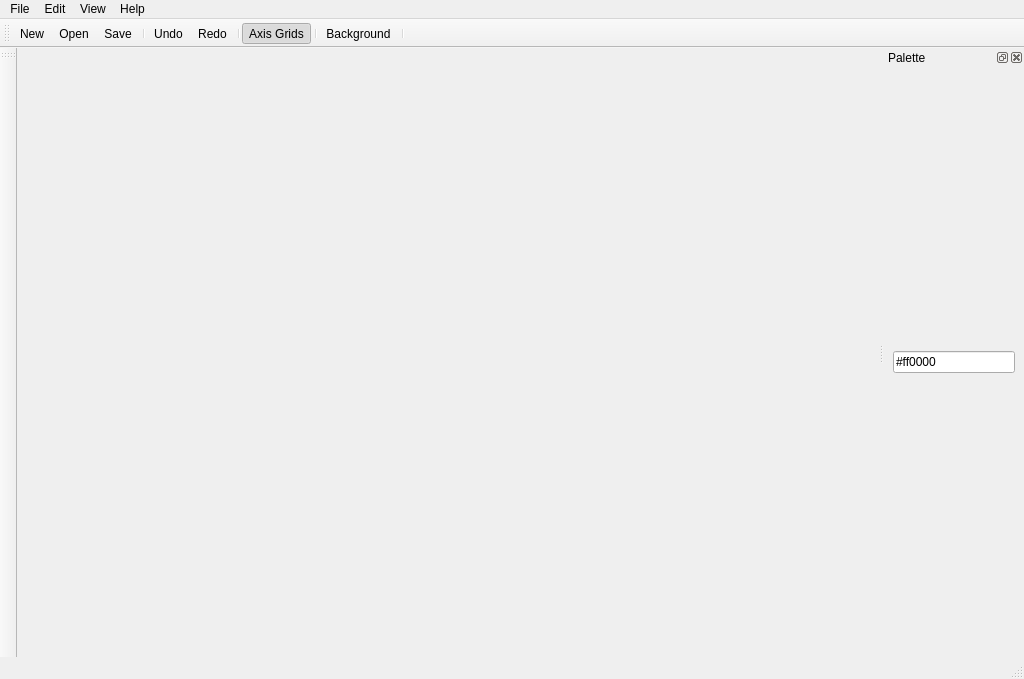
<?xml version="1.0" encoding="UTF-8"?>
<ui version="4.0">
 <class>MainWindow</class>
 <widget class="QMainWindow" name="MainWindow">
  <property name="geometry">
   <rect>
    <x>0</x>
    <y>0</y>
    <width>1024</width>
    <height>679</height>
   </rect>
  </property>
  <property name="windowTitle">
   <string>VoxelGem</string>
  </property>
  <property name="windowIcon">
   <iconset resource="resources.qrc">
    <normaloff>:/images/gfx/icons/block.svg</normaloff>:/images/gfx/icons/block.svg</iconset>
  </property>
  <widget class="QWidget" name="centralwidget">
   <layout class="QGridLayout" name="gridLayout">
    <property name="leftMargin">
     <number>0</number>
    </property>
    <property name="topMargin">
     <number>0</number>
    </property>
    <property name="rightMargin">
     <number>0</number>
    </property>
    <property name="bottomMargin">
     <number>0</number>
    </property>
    <item row="0" column="0">
     <widget class="QWidget" name="glparent" native="true">
      <property name="focusPolicy">
       <enum>Qt::ClickFocus</enum>
      </property>
      <layout class="QGridLayout" name="gridLayout_2">
       <property name="leftMargin">
        <number>0</number>
       </property>
       <property name="topMargin">
        <number>0</number>
       </property>
       <property name="rightMargin">
        <number>0</number>
       </property>
       <property name="bottomMargin">
        <number>0</number>
       </property>
      </layout>
     </widget>
    </item>
   </layout>
  </widget>
  <widget class="QMenuBar" name="menubar">
   <property name="geometry">
    <rect>
     <x>0</x>
     <y>0</y>
     <width>1024</width>
     <height>25</height>
    </rect>
   </property>
   <widget class="QMenu" name="menu_file">
    <property name="focusPolicy">
     <enum>Qt::ClickFocus</enum>
    </property>
    <property name="title">
     <string>File</string>
    </property>
    <addaction name="action_new"/>
    <addaction name="action_open"/>
    <addaction name="separator"/>
    <addaction name="action_save"/>
    <addaction name="action_saveas"/>
    <addaction name="separator"/>
    <addaction name="action_export_troxel"/>
    <addaction name="action_export_image"/>
    <addaction name="separator"/>
    <addaction name="action_exit"/>
   </widget>
   <widget class="QMenu" name="menu_help">
    <property name="focusPolicy">
     <enum>Qt::ClickFocus</enum>
    </property>
    <property name="title">
     <string>Help</string>
    </property>
    <addaction name="action_about"/>
   </widget>
   <widget class="QMenu" name="menuView">
    <property name="focusPolicy">
     <enum>Qt::ClickFocus</enum>
    </property>
    <property name="title">
     <string>View</string>
    </property>
    <addaction name="action_axis_grids"/>
    <addaction name="separator"/>
    <addaction name="action_zoom_in"/>
    <addaction name="action_zoom_out"/>
   </widget>
   <widget class="QMenu" name="menuEdit">
    <property name="focusPolicy">
     <enum>Qt::ClickFocus</enum>
    </property>
    <property name="title">
     <string>Edit</string>
    </property>
    <addaction name="action_undo"/>
    <addaction name="action_redo"/>
    <addaction name="separator"/>
    <addaction name="action_rotate_x"/>
    <addaction name="action_rotate_y"/>
    <addaction name="action_rotate_z"/>
    <addaction name="separator"/>
    <addaction name="action_mirror_x"/>
    <addaction name="action_mirror_y"/>
    <addaction name="action_mirror_z"/>
   </widget>
   <addaction name="menu_file"/>
   <addaction name="menuEdit"/>
   <addaction name="menuView"/>
   <addaction name="menu_help"/>
  </widget>
  <widget class="QStatusBar" name="statusbar"/>
  <widget class="QToolBar" name="toolbar">
   <property name="focusPolicy">
    <enum>Qt::ClickFocus</enum>
   </property>
   <property name="windowTitle">
    <string>toolBar</string>
   </property>
   <attribute name="toolBarArea">
    <enum>TopToolBarArea</enum>
   </attribute>
   <attribute name="toolBarBreak">
    <bool>false</bool>
   </attribute>
   <addaction name="action_new"/>
   <addaction name="action_open"/>
   <addaction name="action_save"/>
   <addaction name="separator"/>
   <addaction name="action_undo"/>
   <addaction name="action_redo"/>
   <addaction name="separator"/>
   <addaction name="action_axis_grids"/>
   <addaction name="separator"/>
   <addaction name="action_background"/>
   <addaction name="separator"/>
  </widget>
  <widget class="QToolBar" name="toolbar_drawing">
   <property name="windowTitle">
    <string>toolBar</string>
   </property>
   <attribute name="toolBarArea">
    <enum>LeftToolBarArea</enum>
   </attribute>
   <attribute name="toolBarBreak">
    <bool>false</bool>
   </attribute>
  </widget>
  <widget class="QDockWidget" name="dock">
   <property name="windowTitle">
    <string>Palette</string>
   </property>
   <attribute name="dockWidgetArea">
    <number>2</number>
   </attribute>
   <widget class="QWidget" name="palette">
    <property name="minimumSize">
     <size>
      <width>140</width>
      <height>0</height>
     </size>
    </property>
    <property name="focusPolicy">
     <enum>Qt::ClickFocus</enum>
    </property>
    <layout class="QGridLayout" name="gridLayout_3">
     <item row="0" column="0">
      <widget class="QLineEdit" name="paletteRGBvalue">
       <property name="focusPolicy">
        <enum>Qt::ClickFocus</enum>
       </property>
       <property name="text">
        <string>#ff0000</string>
       </property>
       <property name="readOnly">
        <bool>false</bool>
       </property>
      </widget>
     </item>
    </layout>
   </widget>
  </widget>
  <action name="action_exit">
   <property name="icon">
    <iconset>
     <normaloff>:/gfx/gfx/application-exit.png</normaloff>:/gfx/gfx/application-exit.png</iconset>
   </property>
   <property name="text">
    <string>Quit</string>
   </property>
   <property name="iconVisibleInMenu">
    <bool>true</bool>
   </property>
  </action>
  <action name="action_about">
   <property name="icon">
    <iconset>
     <normaloff>:/gfx/gfx/help-contents.png</normaloff>:/gfx/gfx/help-contents.png</iconset>
   </property>
   <property name="text">
    <string>About</string>
   </property>
  </action>
  <action name="action_save">
   <property name="icon">
    <iconset resource="resources.qrc">
     <normaloff>:/images/gfx/icons/disk.svg</normaloff>:/images/gfx/icons/disk.svg</iconset>
   </property>
   <property name="text">
    <string>Save</string>
   </property>
   <property name="shortcut">
    <string>Ctrl+S</string>
   </property>
  </action>
  <action name="action_axis_grids">
   <property name="checkable">
    <bool>true</bool>
   </property>
   <property name="checked">
    <bool>true</bool>
   </property>
   <property name="icon">
    <iconset resource="resources.qrc">
     <normaloff>:/images/gfx/icons/grid.svg</normaloff>:/images/gfx/icons/grid.svg</iconset>
   </property>
   <property name="text">
    <string>Axis Grids</string>
   </property>
   <property name="toolTip">
    <string>Toggle Axis Grids</string>
   </property>
   <property name="shortcut">
    <string>Ctrl+Alt+1</string>
   </property>
  </action>
  <action name="action_new">
   <property name="icon">
    <iconset resource="resources.qrc">
     <normaloff>:/images/gfx/icons/document-new.svg</normaloff>:/images/gfx/icons/document-new.svg</iconset>
   </property>
   <property name="text">
    <string>New</string>
   </property>
   <property name="shortcut">
    <string>Ctrl+N</string>
   </property>
  </action>
  <action name="action_saveas">
   <property name="icon">
    <iconset resource="resources.qrc">
     <normaloff>:/images/gfx/icons/disk.svg</normaloff>:/images/gfx/icons/disk.svg</iconset>
   </property>
   <property name="text">
    <string>Save As...</string>
   </property>
   <property name="shortcut">
    <string>Ctrl+Shift+S</string>
   </property>
  </action>
  <action name="action_open">
   <property name="icon">
    <iconset resource="resources.qrc">
     <normaloff>:/images/gfx/icons/folder.svg</normaloff>:/images/gfx/icons/folder.svg</iconset>
   </property>
   <property name="text">
    <string>Open...</string>
   </property>
   <property name="shortcut">
    <string>Ctrl+O</string>
   </property>
  </action>
  <action name="action_background">
   <property name="icon">
    <iconset resource="resources.qrc">
     <normaloff>:/images/gfx/icons/palette.svg</normaloff>:/images/gfx/icons/palette.svg</iconset>
   </property>
   <property name="text">
    <string>Background</string>
   </property>
   <property name="toolTip">
    <string>Choose background color</string>
   </property>
   <property name="shortcut">
    <string>Ctrl+Alt+6</string>
   </property>
  </action>
  <action name="action_undo">
   <property name="icon">
    <iconset resource="resources.qrc">
     <normaloff>:/images/gfx/icons/edit-undo.svg</normaloff>:/images/gfx/icons/edit-undo.svg</iconset>
   </property>
   <property name="text">
    <string>Undo</string>
   </property>
   <property name="toolTip">
    <string>Undo</string>
   </property>
   <property name="shortcut">
    <string>Ctrl+Z</string>
   </property>
  </action>
  <action name="action_redo">
   <property name="icon">
    <iconset resource="resources.qrc">
     <normaloff>:/images/gfx/icons/edit-redo.svg</normaloff>:/images/gfx/icons/edit-redo.svg</iconset>
   </property>
   <property name="text">
    <string>Redo</string>
   </property>
   <property name="toolTip">
    <string>Redo</string>
   </property>
   <property name="shortcut">
    <string>Ctrl+Shift+Z</string>
   </property>
  </action>
  <action name="action_zoom_in">
   <property name="text">
    <string>Zoom in</string>
   </property>
   <property name="toolTip">
    <string>Zoom in</string>
   </property>
   <property name="shortcut">
    <string>Ctrl++</string>
   </property>
  </action>
  <action name="action_zoom_out">
   <property name="text">
    <string>Zoom out</string>
   </property>
   <property name="toolTip">
    <string>Zoom out</string>
   </property>
   <property name="shortcut">
    <string>Ctrl+-</string>
   </property>
  </action>
  <action name="action_rotate_x">
   <property name="text">
    <string>Rotate Model X-Axis</string>
   </property>
   <property name="toolTip">
    <string>Rotate voxels around X axis</string>
   </property>
   <property name="shortcut">
    <string>Ctrl+D</string>
   </property>
  </action>
  <action name="action_rotate_y">
   <property name="text">
    <string>Rotate Model Y-Axis</string>
   </property>
   <property name="toolTip">
    <string>Rotate voxels around Y axis</string>
   </property>
   <property name="shortcut">
    <string>Ctrl+F</string>
   </property>
  </action>
  <action name="action_rotate_z">
   <property name="text">
    <string>Rotate Model Z-Axis</string>
   </property>
   <property name="toolTip">
    <string>Rotate voxels around Z axis</string>
   </property>
   <property name="shortcut">
    <string>Ctrl+G</string>
   </property>
  </action>
  <action name="action_export_image">
   <property name="text">
    <string>Export Image...</string>
   </property>
   <property name="toolTip">
    <string>Export image of current model view</string>
   </property>
   <property name="shortcut">
    <string>Ctrl+E</string>
   </property>
  </action>
  <action name="action_mirror_x">
   <property name="text">
    <string>Mirror Model X-Axis</string>
   </property>
   <property name="toolTip">
    <string>Mirror voxels in X axis</string>
   </property>
   <property name="shortcut">
    <string>Ctrl+J</string>
   </property>
  </action>
  <action name="action_mirror_y">
   <property name="text">
    <string>Mirror Model Y-Axis</string>
   </property>
   <property name="toolTip">
    <string>Mirror voxels in Y axis</string>
   </property>
   <property name="shortcut">
    <string>Ctrl+K</string>
   </property>
  </action>
  <action name="action_mirror_z">
   <property name="text">
    <string>Mirror Model Z-Axis</string>
   </property>
   <property name="toolTip">
    <string>Mirror voxels in Z axis</string>
   </property>
   <property name="shortcut">
    <string>Ctrl+L</string>
   </property>
  </action>
  <action name="action_export_troxel">
   <property name="text">
    <string>Export Troxel-link...</string>
   </property>
   <property name="shortcut">
    <string>Ctrl+T</string>
   </property>
  </action>
 </widget>
 <resources>
  <include location="resources.qrc"/>
 </resources>
 <connections>
  <connection>
   <sender>action_exit</sender>
   <signal>triggered()</signal>
   <receiver>MainWindow</receiver>
   <slot>close()</slot>
   <hints>
    <hint type="sourcelabel">
     <x>-1</x>
     <y>-1</y>
    </hint>
    <hint type="destinationlabel">
     <x>501</x>
     <y>361</y>
    </hint>
   </hints>
  </connection>
 </connections>
</ui>
